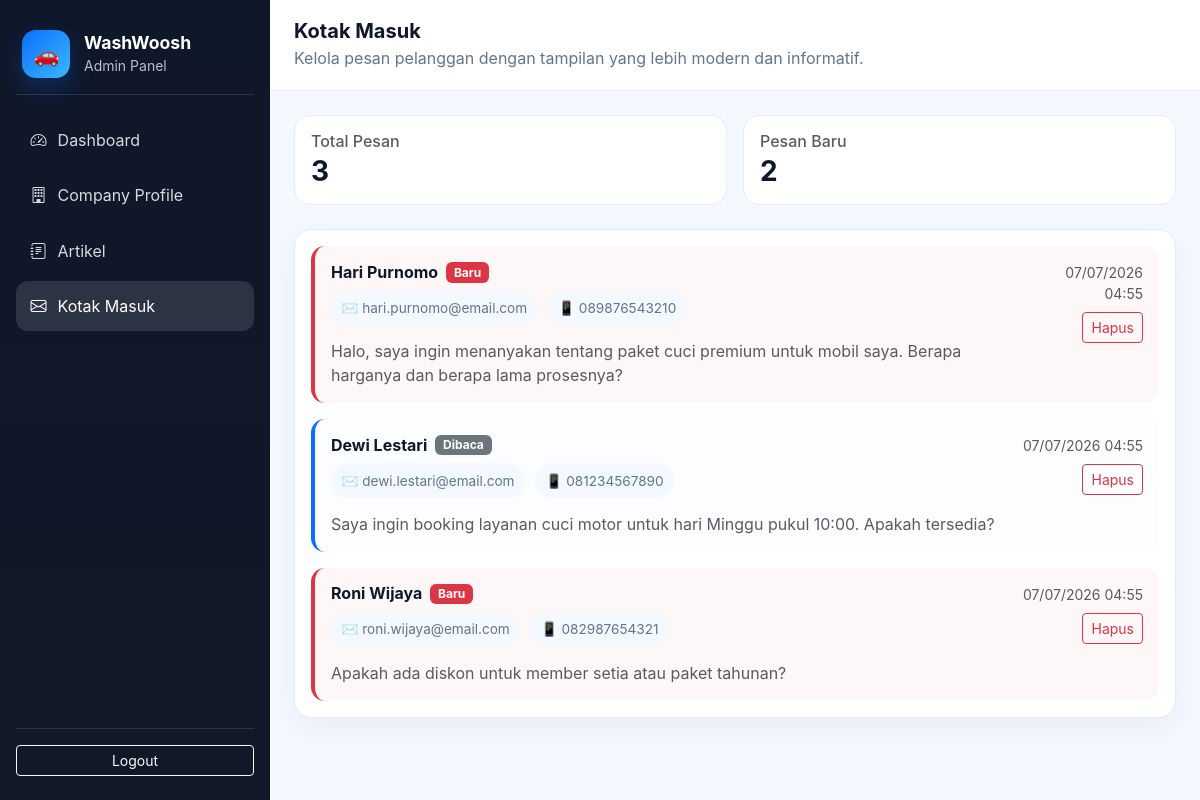
/admin/kotak_masuk.php (signed in), run on the app's committed database.
### tables this page shows
CREATE TABLE tb_kontak (
  id_kontak INT UNSIGNED AUTO_INCREMENT PRIMARY KEY,
  nama VARCHAR(100) NOT NULL,
  email VARCHAR(100) NOT NULL,
  no_telp VARCHAR(25) NOT NULL,
  pesan TEXT NOT NULL,
  status ENUM('baru','dibaca') NOT NULL DEFAULT 'baru',
  created_at TIMESTAMP NOT NULL DEFAULT CURRENT_TIMESTAMP,
  deleted_at TIMESTAMP NULL DEFAULT NULL
);

### admin/kotak_masuk.php (the view, shortened to what this page needs)
<?php
require_once '../config/koneksi.php';
try {
    $pdo->query('SELECT 1 FROM tb_kontak LIMIT 1');
} catch (PDOException $e) {
    $pdo->exec('CREATE TABLE IF NOT EXISTS tb_kontak (
        id_kontak INT UNSIGNED AUTO_INCREMENT PRIMARY KEY,
        nama VARCHAR(100) NOT NULL,
        email VARCHAR(100) NOT NULL,
        no_telp VARCHAR(25) NOT NULL,
        pesan TEXT NOT NULL,
        status ENUM("baru","dibaca") NOT NULL DEFAULT "baru",
        created_at TIMESTAMP NOT NULL DEFAULT CURRENT_TIMESTAMP,
        deleted_at TIMESTAMP NULL DEFAULT NULL
    ) ENGINE=InnoDB DEFAULT CHARSET=utf8mb4');
    $pdo->exec('INSERT INTO tb_kontak (nama, email, no_telp, pesan, status) VALUES
    ("Hari Purnomo", "hari.purnomo@email.com", "089876543210", "Halo, saya ingin menanyakan tentang paket cuci premium untuk mobil saya. Berapa harganya dan berapa lama prosesnya?", "baru"),
    ("Dewi Lestari", "dewi.lestari@email.com", "081234567890", "Saya ingin booking layanan cuci motor untuk hari Minggu pukul 10:00. Apakah tersedia?", "dibaca"),
    ("Roni Wijaya", "roni.wijaya@email.com", "082987654321", "Apakah ada diskon untuk member setia atau paket tahunan?", "baru")');
}
$stmt = $pdo->query('SELECT k.id_kontak, k.nama, k.email, k.no_telp, k.pesan, k.created_at, k.status
    FROM tb_kontak k
    WHERE k.deleted_at IS NULL
    ORDER BY k.created_at DESC');
$kontak_list = $stmt->fetchAll();
?>
<!doctype html>
<html lang="id">
<head>
    <link href="https://cdn.jsdelivr.net/npm/bootstrap@5.3.2/dist/css/bootstrap.min.css" rel="stylesheet">
</head>
<body>
<div class="page-wrapper">
    <aside class="sidebar">
        <div class="brand">
            <div class="brand-icon">🚗</div>
            <div>
                <h4>WashWoosh</h4>
                <small>Admin Panel</small>
            </div>
        </div>
        <nav class="nav-links">
            <a href="dashboard.php"><i class="bi bi-speedometer2"></i> Dashboard</a>
            <a href="company_profile.php"><i class="bi bi-building"></i> Company Profile</a>
            <a href="galeri.php"><i class="bi bi-journal-text"></i> Artikel</a>
            <a class="active" href="kotak_masuk.php"><i class="bi bi-envelope"></i> Kotak Masuk</a>
        </nav>
        <div class="sidebar-footer">
            <a class="btn btn-outline-light btn-sm w-100" href="../logout.php">Logout</a>
        </div>
    </aside>
    <div class="main-panel">
        <header class="topbar">
            <div>
                <h2>Kotak Masuk</h2>
                <p>Kelola pesan pelanggan dengan tampilan yang lebih modern dan informatif.</p>
            </div>
        </header>
        <main class="content">
            <div class="row g-3 mb-4">
                <div class="col-md-6">
                    <div class="stat-card p-3 h-100">
                        <h6 class="text-muted mb-1">Total Pesan</h6>
                        <h3 class="fw-bold mb-0"><?= count($kontak_list) ?></h3>
                    </div>
                </div>
                <div class="col-md-6">
                    <div class="stat-card p-3 h-100">
                        <h6 class="text-muted mb-1">Pesan Baru</h6>
                        <h3 class="fw-bold mb-0"><?= count(array_filter($kontak_list, fn($item) => $item['status'] === 'baru')) ?></h3>
                    </div>
                </div>
            </div>
            <?php if (empty($kontak_list)): ?>
                <div class="panel-card p-4 text-center">
                    <h5 class="mb-2">Belum ada pesan masuk</h5>
                    <p class="text-muted mb-0">Pesan dari pelanggan akan muncul di sini.</p>
                </div>
            <?php else: ?>
                <div class="panel-card p-3">
                    <div class="d-flex flex-column gap-3">
                        <?php foreach ($kontak_list as $kontak): ?>
                            <div class="message-card <?= $kontak['status'] === 'baru' ? 'unread' : '' ?>" data-bs-toggle="collapse" data-bs-target="#kontak-<?= $kontak['id_kontak'] ?>">
                                <div class="d-flex justify-content-between align-items-start gap-3">
                                    <div>
                                        <div class="d-flex align-items-center gap-2 mb-2">
                                            <h6 class="mb-0 fw-bold"><?= htmlspecialchars($kontak['nama']) ?></h6>
                                            <?php if ($kontak['status'] === 'baru'): ?>
                                                <span class="badge bg-danger">Baru</span>
                                            <?php else: ?>
                                                <span class="badge bg-secondary">Dibaca</span>
                                            <?php endif; ?>
                                        </div>
                                        <div class="mb-2">
                                            <span class="info-badge">✉️ <?= htmlspecialchars($kontak['email']) ?></span>
                                            <span class="info-badge">📱 <?= htmlspecialchars($kontak['no_telp']) ?></span>
                                        </div>
                                        <p class="mb-0 text-muted"><?= htmlspecialchars(substr($kontak['pesan'], 0, 120)) ?><?= strlen($kontak['pesan']) > 120 ? '...' : '' ?></p>
                                    </div>
                                    <div class="text-end">
                                        <small class="text-muted d-block mb-2"><?= date('d/m/Y H:i', strtotime($kontak['created_at'])) ?></small>
                                        <form method="post" onsubmit="return confirm('Yakin ingin menghapus pesan ini?');" style="display:inline;">
                                            <button type="submit" class="btn btn-outline-danger btn-sm">Hapus</button>
                                        </form>
                                    </div>
                                </div>
                            </div>
                        <?php endforeach; ?>
                    </div>
                </div>
            <?php endif; ?>
        </main>
    </div>
</div>
<link rel="stylesheet" href="https://cdn.jsdelivr.net/npm/bootstrap-icons@1.11.3/font/bootstrap-icons.css">
</body>
</html>

### admin/kotak_masuk.php (style rules this page uses)
:root { --primary: #0d6efd; --bg: #f4f8ff; --surface: #ffffff; --text: #0f172a; --muted: #64748b; --border: #e5ecf6; }
body { min-height: 100vh; margin: 0; background: linear-gradient(135deg, #f4f8ff 0%, #eef6ff 100%); color: var(--text); font-family: Inter, "Segoe UI", Roboto, Arial, sans-serif; }
.page-wrapper { min-height: 100vh; display: flex; background: var(--bg); }
.sidebar { width: 270px; background: linear-gradient(180deg, #0f172a 0%, #111827 100%); color: #fff; padding: 1.5rem 1rem; display: flex; flex-direction: column; gap: 1.25rem; }
.brand { display: flex; align-items: center; gap: 0.85rem; padding: 0.4rem 0.4rem 1rem; border-bottom: 1px solid rgba(255,255,255,0.12); }
.brand-icon { width: 48px; height: 48px; border-radius: 14px; display: inline-flex; align-items: center; justify-content: center; background: linear-gradient(135deg, var(--primary) 0%, #3ab7ff 100%); font-size: 1.3rem; box-shadow: 0 10px 24px rgba(13, 110, 253, 0.25); }
.brand h4 { margin: 0; font-size: 1.1rem; font-weight: 700; }
.brand small { color: rgba(255,255,255,0.72); }
.nav-links { display: flex; flex-direction: column; gap: 0.35rem; }
.nav-links a { color: rgba(255,255,255,0.84); text-decoration: none; padding: 0.8rem 0.9rem; border-radius: 12px; display: flex; align-items: center; gap: 0.7rem; transition: all 0.2s ease; }
.nav-links a:hover, .nav-links a.active { background: rgba(255,255,255,0.12); color: #fff; }
.sidebar-footer { margin-top: auto; padding-top: 1rem; border-top: 1px solid rgba(255,255,255,0.12); }
.main-panel { flex: 1; display: flex; flex-direction: column; }
.topbar { background: var(--surface); border-bottom: 1px solid var(--border); padding: 1.2rem 1.5rem; display: flex; justify-content: space-between; align-items: center; gap: 1rem; }
.topbar h2 { margin: 0; font-size: 1.25rem; font-weight: 700; }
.topbar p { margin: 0.2rem 0 0; color: var(--muted); }
.content { padding: 1.5rem; }
.panel-card { background: var(--surface); border: 1px solid var(--border); border-radius: 18px; box-shadow: 0 10px 30px rgba(15, 23, 42, 0.05); }
.stat-card { border-radius: 16px; border: 1px solid var(--border); background: var(--surface); }
.message-card { border-left: 4px solid var(--primary); border-radius: 14px; padding: 1rem; background: #fcfdff; transition: transform 0.2s ease, box-shadow 0.2s ease; cursor: pointer; }
.message-card.unread { border-left-color: #dc3545; background: #fef7f7; }
.info-badge { display: inline-block; padding: 0.45rem 0.65rem; background: #f4f8ff; border-radius: 999px; margin-right: 0.35rem; margin-bottom: 0.35rem; font-size: 0.85rem; color: var(--muted); }

### data on the page
tb_kontak: nama "Hari Purnomo", status "Baru", email "hari.purnomo@email.com", no_telp "089876543210", pesan "Halo, saya ingin menanyakan tentang paket cuci premium untuk mobil saya. Berapa harganya dan berapa lama prosesnya?", created_at "07/07/2026 04:55"
tb_kontak: nama "Dewi Lestari", status "Dibaca", email "dewi.lestari@email.com", no_telp "081234567890", pesan "Saya ingin booking layanan cuci motor untuk hari Minggu pukul 10:00. Apakah tersedia?", created_at "07/07/2026 04:55"
tb_kontak: nama "Roni Wijaya", status "Baru", email "roni.wijaya@email.com", no_telp "082987654321", pesan "Apakah ada diskon untuk member setia atau paket tahunan?", created_at "07/07/2026 04:55"

### other printed values
count($kontak_list) "3"
